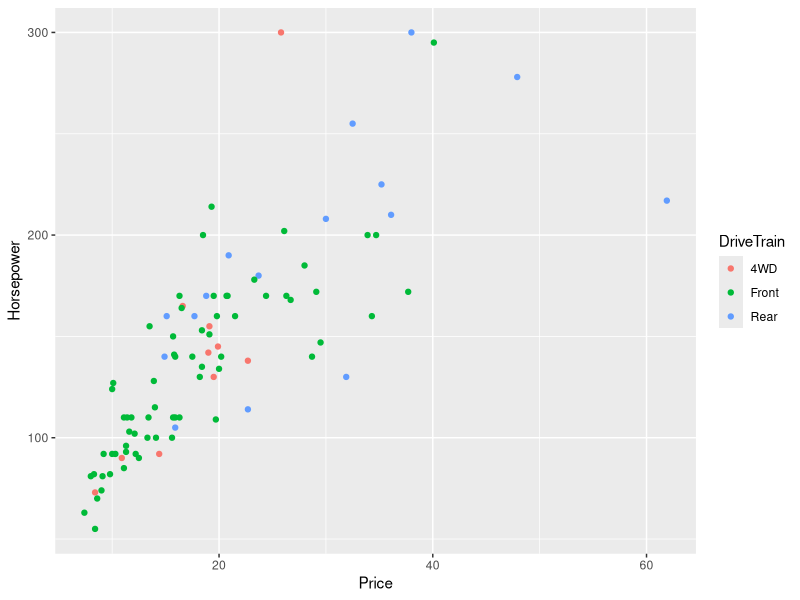
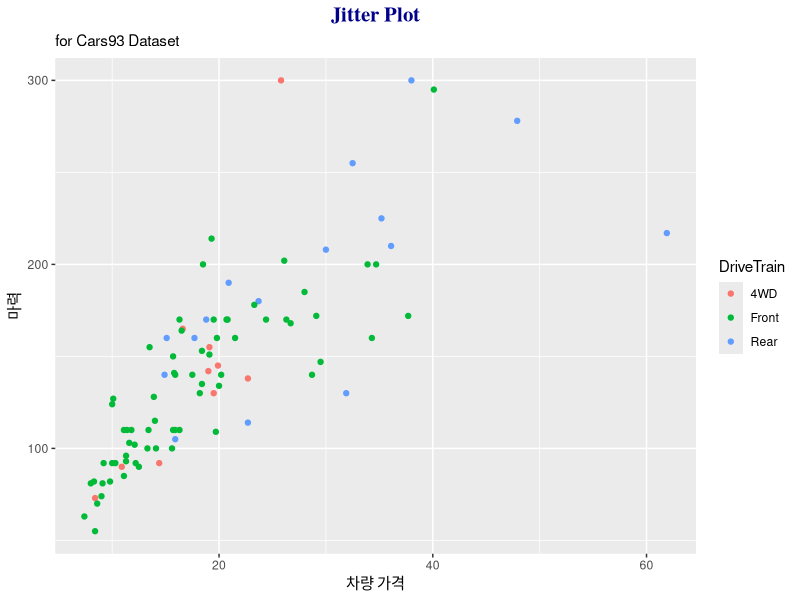
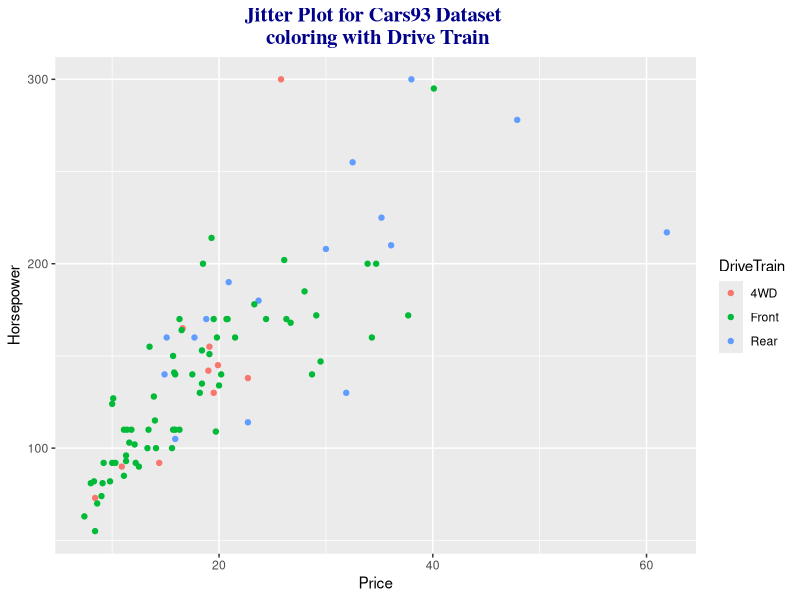
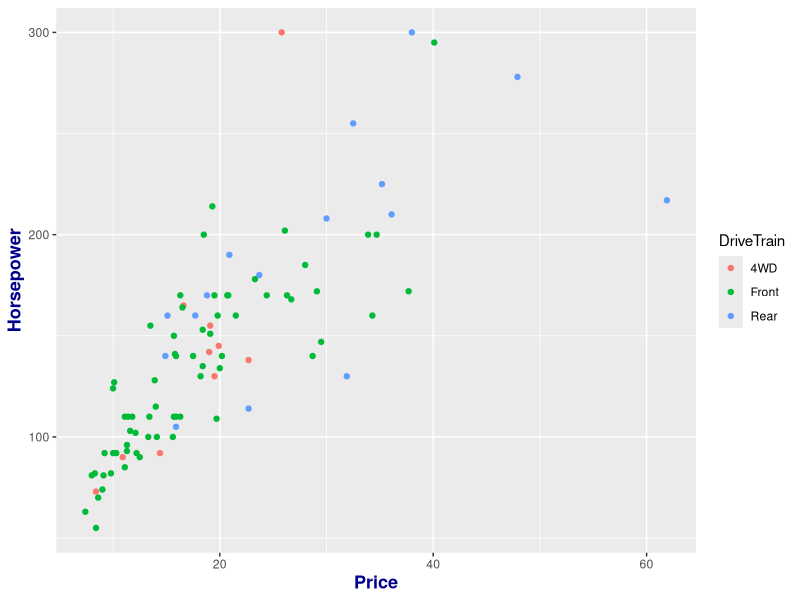
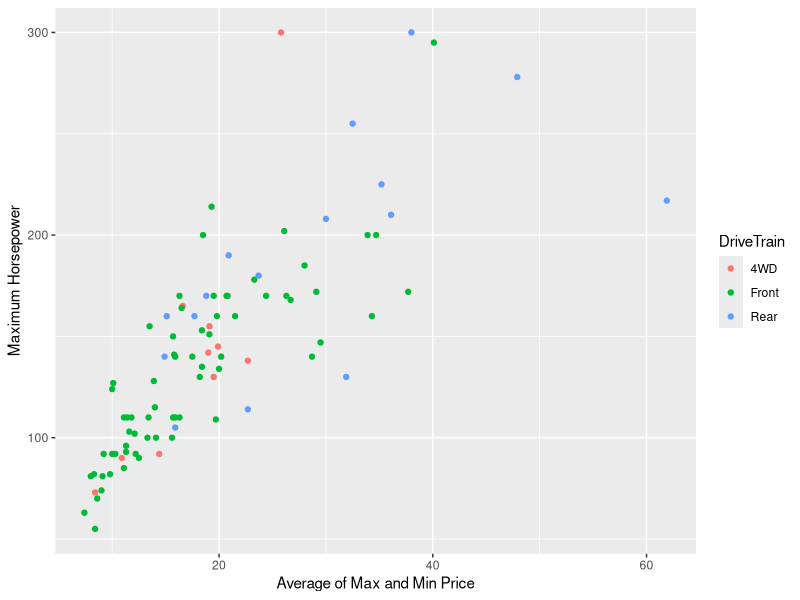
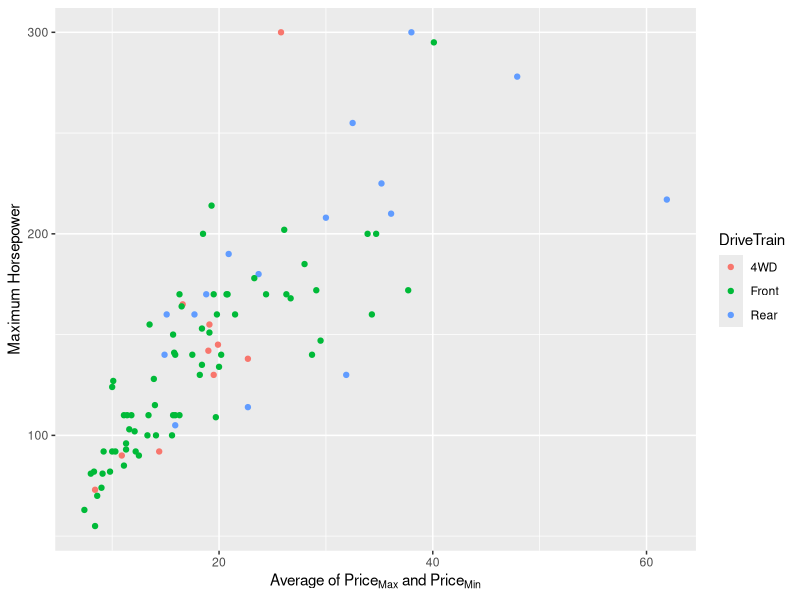
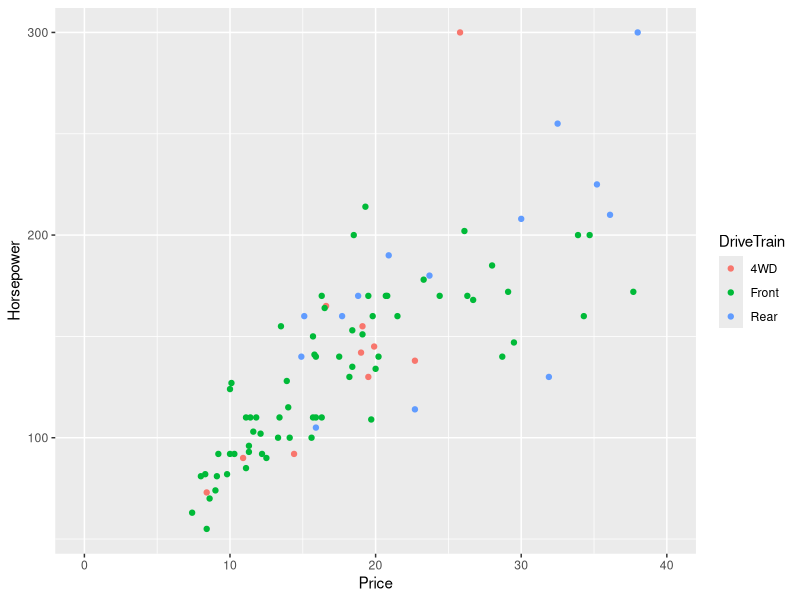
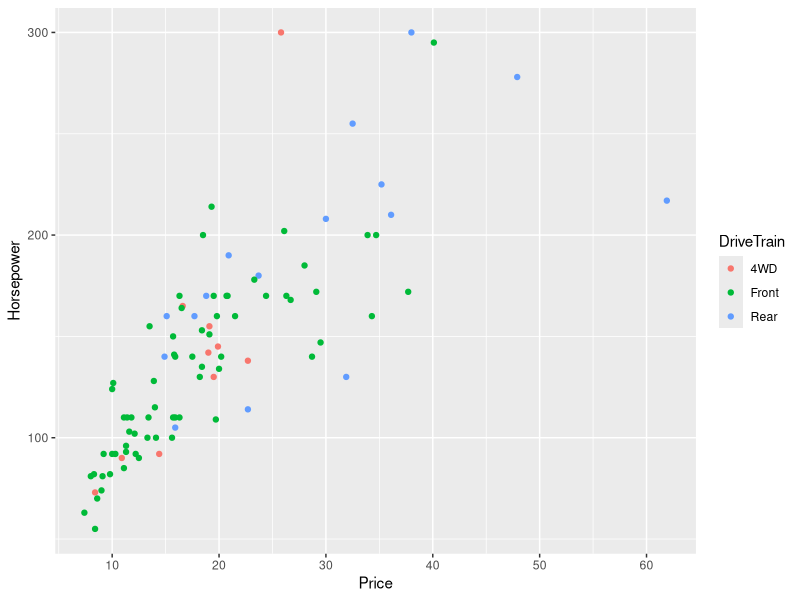

The R source for these figures, in order: (Note: this script raises an error after producing the figures.)
## ---- chunk 1
knitr::opts_chunk$set(echo = TRUE)
## ---- chunk 2
library(ggplot2)
library(MASS) 
## ---- chunk 3
data("Cars93")   # MASS 패키지에서 Cars93 데이터를 가져옵니다.

Basic_Plot <- ggplot(Cars93, aes(x=Price, y=Horsepower)) + # x: 가격, y: 마력
  geom_point(aes(colour=DriveTrain))  # 산점도를 그립니다.  색상은 차량 구동계 별로 그립니다.
## ---- chunk 4
Basic_Plot
## ---- chunk 5
Basic_Plot + 
  labs(title="Jitter Plot", # plot 타이틀을 지정합니다.
       subtitle = "for Cars93 Dataset", # subtitle을 지정합니다.
       x = "차량 가격",   # x 축 타이틀(axis.title.x)을 변경합니다.
       y = "마력") +      # y 축 타이틀을 변경합니다.
  theme(plot.title = element_text(family = "serif", face = "bold", hjust = 0.5, size = 15, color = "darkblue"))   # plot title의 글씨체(family), 글씨 모양(face), 가운데 정렬(hjust), 크기(size), 색상(color)을 설정합니다. plot.subtitle로 서브타이틀 또한 커스텀이 가능합니다.  다만, 축 타이틀은 theme함수로 지정합니다.
## ---- chunk 6
Basic_Plot + 
  labs(title="Jitter Plot for Cars93 Dataset \n coloring with Drive Train") + # title 명칭을 두 줄로 입력합니다. 
  theme(plot.title = element_text(family = "serif", face = "bold", hjust = 0.5, size = 15, color = "darkblue")) 
## ---- chunk 7
Basic_Plot + 
  theme(axis.title = element_text(face = "bold", size = 13, color = "darkblue"))   # 축의 글자 모양, 크기, 색상을 설정합니다.
## ---- chunk 8
Basic_Plot + 
  labs(x="Average of Max and Min Price", y="Maximum Horsepower")   # 축의 타이틀을 변경합니다.
## ---- chunk 9
Basic_Plot + 
  labs(x=expression('Average of Price'['Max']*' and Price'['Min']), y="Maximum Horsepower")   # 축의 타이틀을 변경합니다. 아래 첨자 수식을 입력할 수 있도록 bquote 함수를 씁니다.
## ---- chunk 10
Basic_Plot + 
  lims(x=c(0,40))   # x축을 0에서 40까지만 나타냅니다. 데이터를 표현하는 범위를 제한했기 때문에 경고문구가 나타납니다.
## ---- chunk 11
Basic_Plot + 
  scale_x_continuous(breaks = c(10,20,30,40,50,60))   # x축을 10단위로 쪼갭니다. 
## ---- chunk 12
Basic_Plot + 
  scale_x_continuous(breaks = c(10,20,30,40,50,60), labels = paste0("$",c(10,20,30,40,50,60)))   # x축을 10단위로 쪼갭니다. 앞에 $를 붙여서 라벨 명칭을 바꿉니다. 
## ---- chunk 13
Basic_Plot + 
  scale_x_continuous(breaks = c(c(1:12)*5), labels = paste0("$",c(c(1:12)*5))) +   # x축을 5단위로 쪼갭니다. 앞에 $를 붙여서 텍스트의 명칭을 바꿉니다. 
  theme(axis.text.x = element_text(angle = 90, hjust = 1, vjust = 0.5 ))   # x축 텍스트를 옆으로 눕힙니다.
## ---- chunk 14
Basic_Plot + 
  scale_x_continuous(position = "top")   # x축을 위로 옮깁니다.
## ---- chunk 15
max_ratio <- max(Cars93$Wheelbase)/max(Cars93$Rear.seat.room,na.rm = T) # 새로만들 축에 곱할 y1과 y2의 최대치의 비율 

str(Cars93)
ggplot(Cars93, aes(x=Price)) +
  geom_line(aes(y=Wheelbase, color="Coral1")) +
  geom_line(aes(y=Rear.seat.room*max_ratio), color="Royalblue") + # Rear.seat.room에 max_ratio를 곱해 y2 그리그 
  scale_y_continuous(sec.axis = sec_axis(~.*(max_ratio/10), name = "Rear.seat.room")) # sec_axis는 첫번째 축을 기준으로 만듦 
                                                                                      # 10으로 나눈 이유는 y1과 y2의 단위를 맞춰주기 위함 
## ---- chunk 16
Basic_Plot + theme(legend.position = "none")   # 범례를 지웁니다.
## ---- chunk 17
Basic_Plot + 
  theme(legend.title = element_text(face = "bold", size = 13, color = "darkblue")) +   # 범례 타이틀의 글자 모양, 크기, 색상을 설정합니다.
  theme(legend.text = element_text(face = "bold", size = 11, color = "#330066")) +    # 범례 항목 글자의 글자 모양, 크기, 색상을 설정합니다.  
  theme(legend.key = element_rect(color = "red", fill = "white"), legend.key.size = unit(1,"cm"))   # 범례 항목 아이콘의 테두리 색상, 내부 색상, 크기를 설정합니다. 
## ---- chunk 18
Basic_Plot + 
  theme(legend.box.background = element_rect(fill = "skyblue"), legend.box.margin = margin(6, 6, 6, 6))   # 범례의 테두리의 색상, 여백 크기를 설정합니다. 
## ---- chunk 19
Basic_Plot + 
  theme(legend.position = "top")   # 범례 위치를 설정합니다.
## ---- chunk 20
Basic_Plot + 
  theme(legend.position = c(0.85, 0.2))   # 범례 위치를 그래프 내부로 설정합니다.
## ---- chunk 21
Basic_Plot + 
  theme(legend.title = element_blank())   # 범례의 타이틀을 지웁니다. 
## ---- chunk 22
Basic_Plot +
  scale_color_discrete(name="This is\nDriver Train Type")   # 범례의 타이틀을 바꿉니다. 
## ---- chunk 23
Basic_Plot + 
  annotate("text", x = 52, y = 100, label = "Price Limit\nLine") +   # plot에 글자를 추가합니다. 
  annotate("text", x = 10, y = 230, label = "Candidate \nGroup") +   # plot에 글자를 추가합니다. 
  annotate("rect", xmin = 0, xmax = 40, ymin = 0, ymax = 250, alpha = .2, fill="skyblue") +   # plot에 사각형을 추가합니다. 
  annotate("segment", x = 60, xend = 60, y = 0, yend = 300, colour = "black", size=1)   # plot에 선을 추가합니다.
## ---- chunk 24
Basic_Plot + 
  coord_flip()   # x축, y축을 바꿔서 그립니다. 
## ---- chunk 25
Basic_Plot +  
  scale_colour_grey()   # 흑백으로 나타냅니다.
## ---- chunk 26
Basic_Plot +  
  scale_color_brewer(palette = "Dark2")  # Dark2 팔레트를 적용합니다.
## ---- chunk 27
Basic_Plot +  
  scale_color_manual(values = c("dodgerblue4", "darkorchid3", "goldenrod1"))  # 원하는 색상으로 표현합니다. 
## ---- chunk 28
library(ggthemes)
## ---- chunk 29
Basic_Plot +  
  scale_color_economist() + 
  theme_economist()   # economist 테마를 적용합니다.
## ---- chunk 30
Basic_Plot +  
  theme_hc(bgcolor = "darkunica") + 
  scale_colour_hc("darkunica")   # darkunica 색상의 Highcharts 테마를 적용합니다. 
## ---- chunk 31
library(ggplot2)

ggplot(faithful, aes(waiting, eruptions))+
  geom_point()+
  coord_cartesian(xlim = c(60, 80), ylim = c(2:4))
## ---- chunk 32
library(ggplot2)

ggplot(faithful, aes(waiting, eruptions))+
  geom_point()+
  coord_cartesian(xlim = c(min(faithful$waiting)-5, max(faithful$waiting)+5))
## ---- chunk 33
library(ggplot2)

ggplot(faithful, aes(waiting, eruptions))+
  geom_point()+
  coord_cartesian(expand = TRUE)
## ---- chunk 34
library(ggplot2)

ggplot(faithful, aes(waiting, eruptions))+
  geom_point()+
  coord_cartesian(expand = FALSE)
## ---- chunk 35
library(ggplot2)

ggplot(faithful, aes(waiting, eruptions))+
  geom_bin2d()+
  coord_cartesian(xlim = c(60, 80))+
  geom_smooth(method = lm)
## ---- chunk 36
library(ggplot2)

ggplot(faithful, aes(waiting, eruptions))+
  geom_bin2d()+
  scale_x_continuous(limits = c(60, 80))+
  geom_smooth(method = lm)
